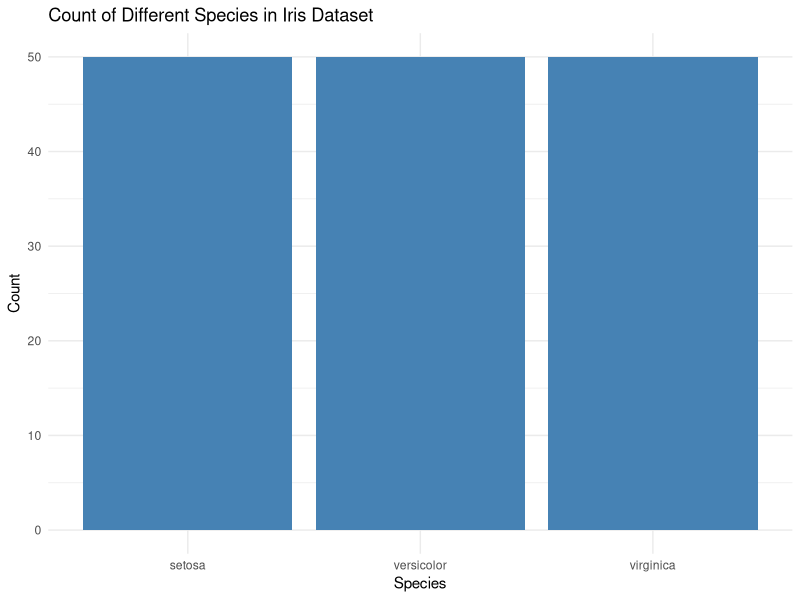

Generate this figure with R:
# Load the ggplot2 package
library(ggplot2)
# Bar plot of Species counts
ggplot(data = iris, aes(x = Species)) +
geom_bar(fill = "steelblue") + # Adds bars filled with steel blue color
labs(title = "Count of Different Species in Iris Dataset",
x = "Species",
y = "Count") +
theme_minimal()